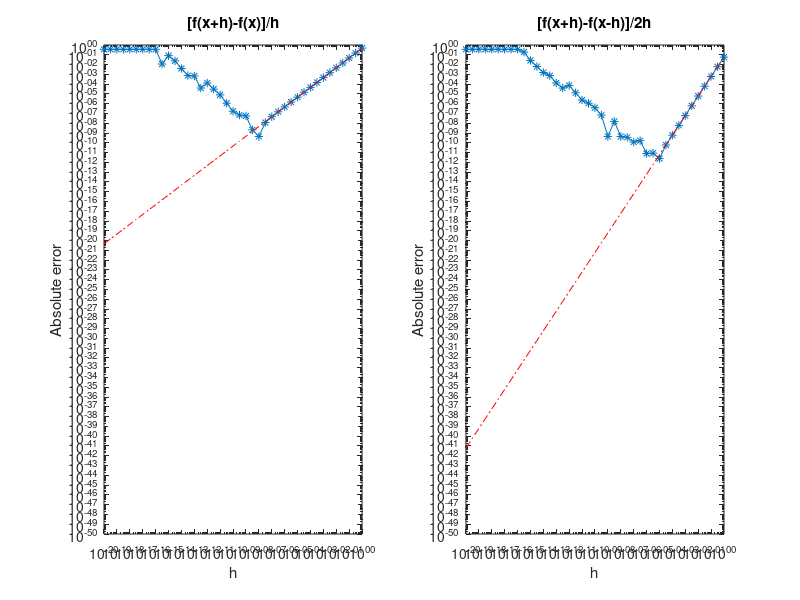

This figure's MATLAB source:
figure;
x0 = 1.2;
f0 = sin(x0);
fp = cos(x0);
i = -20:0.5:0;
h = 10.^i;
err = abs(fp - (sin(x0+h) - f0)./h);
d_err = f0/2*h;

subplot(1,2,1);
loglog (h,err,'-*');
hold on
loglog(h,d_err,'r-.');
ylim([1e-50 1])
title('[f(x+h)-f(x)]/h')
xlabel('h')
ylabel('Absolute error')


% both end
x0 = 1.2;
f0 = sin(x0);
fp = cos(x0);
i = -20:0.5:0;
h = 10.^i;
err = abs(fp - (sin(x0+h) - sin(x0-h))./(2*h));
d_err = h.^2/6*fp;

subplot(1,2,2);
loglog (h,err,'-*');
hold on
loglog(h,d_err,'r-.');
title('[f(x+h)-f(x-h)]/2h')
ylim([1e-50 1])
xlabel('h')
ylabel('Absolute error')